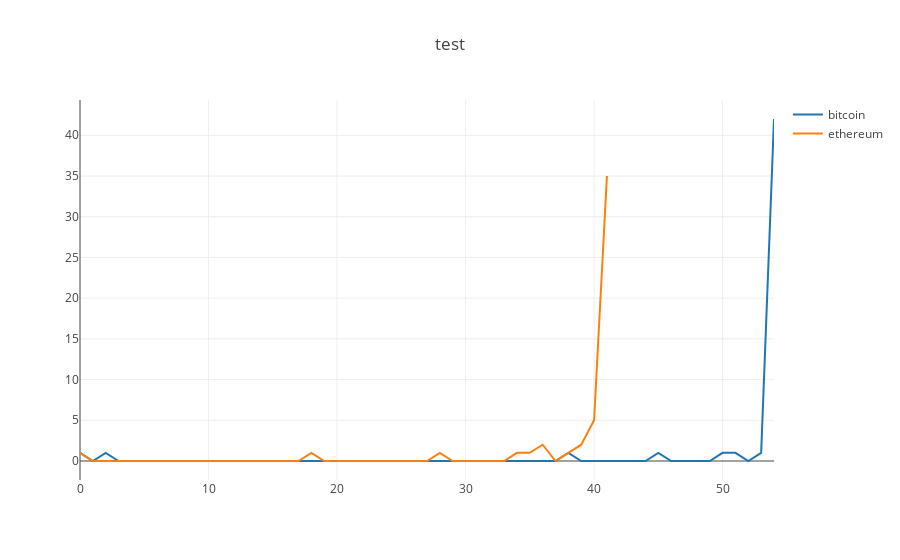

Notebook code cell kept with this figure:
### Code cell
bitcoin = TimeSeries[TimeSeries.Query=='bitcoin']
ethereum = TimeSeries[TimeSeries.Query=='ethereum']
Bcash = TimeSeries[TimeSeries.Query=='bitcoin cash']
Altcoin = TimeSeries[TimeSeries.Query=='altcoin']
zcash = TimeSeries[TimeSeries.Query=='zcash']
litecoin = TimeSeries[TimeSeries.Query=='litecoin']
dogecoin = TimeSeries[TimeSeries.Query=='dogecoin']

#ax = bitcoin['2012-01-01':'2017-12-01'].groupby(pd.TimeGrouper(freq='m'))['viewCount'].count().plot(label='bitcoin')

#ethereum['2012-01-01':'2017-12-01'].groupby(pd.TimeGrouper(freq='m'))['viewCount'].count().plot(label='ethereum')
#Bcash['2012-01-01':'2017-12-01'].groupby(pd.TimeGrouper(freq='m'))['viewCount'].count().plot(label='Bcash')
#Altcoin['2012-01-01':'2017-12-01'].groupby(pd.TimeGrouper(freq='m'))['viewCount'].count().plot(label='Altcoin')
#zcash['2012-01-01':'2017-12-01'].groupby(pd.TimeGrouper(freq='m'))['viewCount'].count().plot(label='zcash')
#litecoin['2012-01-01':'2017-12-01'].groupby(pd.TimeGrouper(freq='m'))['viewCount'].count().plot(label='litecoin')
#dogecoin['2012-01-01':'2017-12-01'].groupby(pd.TimeGrouper(freq='m'))['viewCount'].count().plot(label='dogecoin')

trace_bitcoin = go.Scatter(
    #x = bitcoin['2012-01-01':'2017-12-01'].groupby(pd.TimeGrouper(freq='m'))['date'],
    #x = database[database.Query=="bitcoin"]['date'],
    y = bitcoin['2012-01-01':'2017-12-01'].groupby(pd.TimeGrouper(freq='m'))['viewCount'].count(),
    mode = 'lines',
    name = 'bitcoin'
)

trace_ethereum = go.Scatter(
    #x = bitcoin['2012-01-01':'2017-12-01'].groupby(pd.TimeGrouper(freq='m'))['date'],
    #x = database[database.Query=="bitcoin"]['date'],
    y = ethereum['2012-01-01':'2017-12-01'].groupby(pd.TimeGrouper(freq='m'))['viewCount'].count(),
    mode = 'lines',
    name = 'ethereum'
)


layout = dict(
    title = "test",
    #xaxis = dict(range = ['2012-01-01':'2017-12-01'])
    #xaxis = ["Jan 2017","Ju 2017"]
)

data = [trace_bitcoin,trace_ethereum]
fig = dict(data=data, layout=layout)
iplot(fig)


#iplot(data)

### Figure 1 — Plotly figure (JSON) as saved in the notebook; plotly's stock layout.template omitted (floating-point values rounded to 4 significant figures)
{"data": [{"mode": "lines", "name": "bitcoin", "type": "scatter", "y": [1, 0, 1, 0, 0, 0, 0, 0, 0, 0, 0, 0, 0, 0, 0, 0, 0, 0, 0, 0, 0, 0, 0, 0, 0, 0, 0, 0, 0, 0, 0, 0, 0, 0, 0, 0, 0, 0, 1, 0, 0, 0, 0, 0, 0, 1, 0, 0, 0, 0, 1, 1, 0, 1, 42]}, {"mode": "lines", "name": "ethereum", "type": "scatter", "y": [1, 0, 0, 0, 0, 0, 0, 0, 0, 0, 0, 0, 0, 0, 0, 0, 0, 0, 1, 0, 0, 0, 0, 0, 0, 0, 0, 0, 1, 0, 0, 0, 0, 0, 1, 1, 2, 0, 1, 2, 5, 35]}], "layout": {"title": "test"}}
